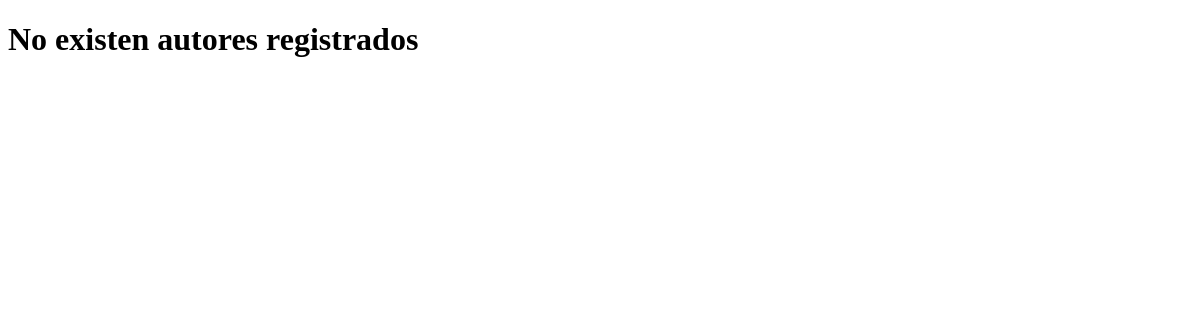
The app's page /libro/listar_autor/, older data.
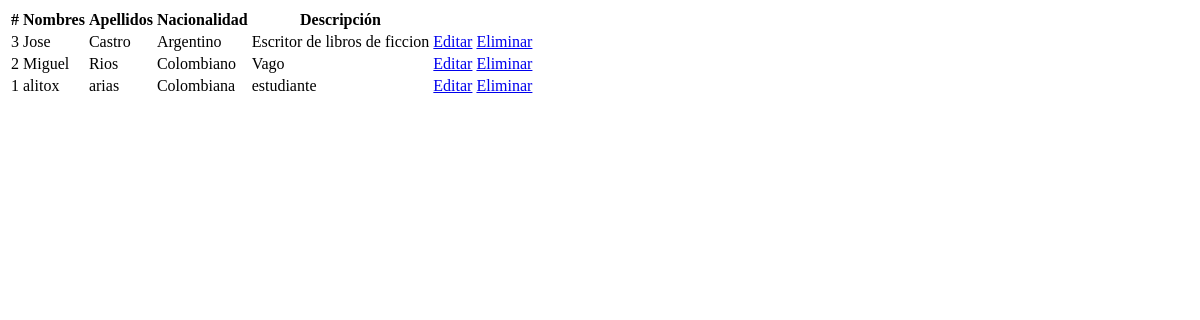
The same page, newer data.
### apps/libro/models.py (models this page shows, shortened)
class Autor(models.Model):
    id = models.AutoField(primary_key=True)
    nombre = models.CharField(max_length=200, blank=False, null=False)
    apellidos = models.CharField(max_length=220, blank=False, null=False)
    nacionalidad = models.CharField(max_length= 100, blank=False, null=False)
    descripcion = models.TextField(blank=False, null=False)
    estado = models.BooleanField('Estado', default=True)
    fecha_creacion = models.DateField('Fecha de creación', auto_now =True, auto_now_add = False)
    class Meta:
        verbose_name = 'Autor'
        verbose_name_plural = 'Autores'
        ordering = ['nombre']

### apps/libro/views.py (the view)
# urls.py: path('listar_autor/', listarAutor, name='listar_autor'),
def listarAutor(request):
    autores = Autor.objects.filter(estado=True)
    return render(request, 'libro/listar_autor.html', {'autores':autores})

### templates/libro/listar_autor.html (shortened to what this page needs)
{% extends 'index.html' %}
{% block body %}
    {% if autores %}
        <table>
            <thead>
                <tr>
                    <th>#</th>
                    <th>Nombres</th>
                    <th>Apellidos</th>
                    <th>Nacionalidad</th>
                    <th>Descripción</th>
                </tr>
            </thead>
            <tbody>
                {% for autor in autores %}
                    <tr>
                        <td>{{ autor.id }}</td>
                        <td>{{ autor.nombre }}</td>
                        <td>{{ autor.apellidos }}</td>
                        <td>{{ autor.nacionalidad }}</td>
                        <td>{{ autor.descripcion }}</td>
                        <td>
                            <a href="{% url 'libro:editar_autor' autor.id %}">Editar</a>
                            <a href="{% url 'libro:eliminar_autor' autor.id %}">Eliminar</a>
                        </td>
                    </tr>
                {% endfor %}
            </tbody>
        </table>
    {% else %}
        <h1>No existen autores registrados</h1>
    {% endif %}
{% endblock body %}

Row changes from the older to the newer data that the page shows:
added Autor: id "3", nombre "Jose", apellidos "Castro", nacionalidad "Argentino", descripcion "Escritor de libros de ficcion"
added Autor: id "2", nombre "Miguel", apellidos "Rios", nacionalidad "Colombiano", descripcion "Vago"
added Autor: id "1", nombre "alitox", apellidos "arias", nacionalidad "Colombiana", descripcion "estudiante"
Text that changed along with them:
text no longer shown: "No existen autores registrados"
text now shown: "# Nombres Apellidos Nacionalidad Descripción"
